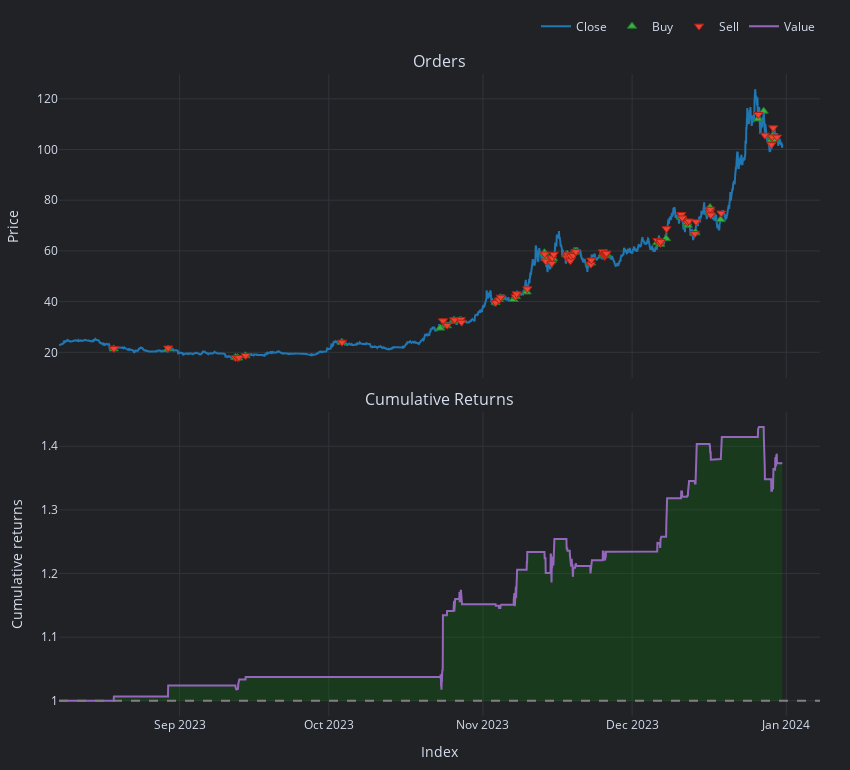

The code cell stored with this chart in its notebook:
### Code cell
def backtest(close, signal):
    entries = signal == 1
    exits = signal == 0
    pf = vbt.Portfolio.from_signals(
        close=close, 
        long_entries=entries, 
        long_exits=exits,
        size=100,
        size_type='value',
        # accumulate=True,
        init_cash='auto'
    )
    pf.plot({"orders", "cum_returns"}, settings=dict(bm_returns=False)).show()
    print(pf.stats())
df_split = data[train_length:]
backtest(df_split.Close, df_split.predicted_signal)

### Figure 1 — Plotly figure (JSON) as saved in the notebook; plotly's stock layout.template omitted (floating-point values rounded to 4 significant figures; data arrays with more than 128 entries replaced by an {"elided": "..."} marker saying what was removed)
{"data": [{"legendgroup": "0", "line": {"color": "#1f77b4"}, "mode": "lines", "name": "Close", "showlegend": true, "type": "scatter", "uid": "0c1ac28a-c4d3-43b0-80d8-52ccbaae9854", "x": {"elided": "3492 str values"}, "xaxis": "x", "y": {"elided": "3492 float values"}, "yaxis": "y"}, {"customdata": {"elided": "61x9 mixed values"}, "hovertemplate": "<br>Order Id: %{customdata[0]}\n<br>Signal Index: %{customdata[1]}\n<br>Creation Index: %{customdata[2]}\n<br>Fill Index: %{customdata[3]}\n<br>Size: %{customdata[4]:,}\n<br>Price: %{customdata[5]:,}\n<br>Fees: %{customdata[6]:,}\n<br>Type: %{customdata[7]}\n<br>Stop Type: %{customdata[8]}", "marker": {"color": "#37B13F", "line": {"color": "rgb(38,123,44)", "width": 1}, "size": 8, "symbol": "triangle-up"}, "mode": "markers", "name": "Buy", "type": "scatter", "uid": "95bfcdaf-e474-47cd-bb7f-eb05358d45f4", "x": ["2023-08-18T18:00:00", "2023-08-29T16:00:00", "2023-09-12T05:00:00", "2023-09-12T15:00:00", "2023-09-12T18:00:00", "2023-09-14T06:00:00", "2023-10-03T15:00:00", "2023-10-23T10:00:00", "2023-10-24T18:00:00", "2023-10-26T02:00:00", "2023-10-26T05:00:00", "2023-10-27T06:00:00", "2023-10-27T14:00:00", "2023-11-03T13:00:00", "2023-11-04T05:00:00", "2023-11-04T12:00:00", "2023-11-07T04:00:00", "2023-11-07T15:00:00", "2023-11-09T19:00:00", "2023-11-13T09:00:00", "2023-11-13T14:00:00", "2023-11-14T14:00:00", "2023-11-14T16:00:00", "2023-11-14T22:00:00", "2023-11-15T02:00:00", "2023-11-17T19:00:00", "2023-11-17T23:00:00", "2023-11-18T11:00:00", "2023-11-18T16:00:00", "2023-11-18T18:00:00", "2023-11-19T13:00:00", "2023-11-19T15:00:00", "2023-11-22T14:00:00", "2023-11-22T18:00:00", "2023-11-25T02:00:00", "2023-11-25T04:00:00", "2023-11-25T10:00:00", "2023-11-25T13:00:00", "2023-11-25T15:00:00", "2023-11-25T17:00:00", "2023-11-25T19:00:00", "2023-12-06T01:00:00", "2023-12-06T13:00:00", "2023-12-06T16:00:00", "2023-12-07T20:00:00", "2023-12-10T20:00:00", "2023-12-11T01:00:00", "2023-12-12T01:00:00", "2023-12-12T05:00:00", "2023-12-13T14:00:00", "2023-12-13T18:00:00", "2023-12-16T14:00:00", "2023-12-16T16:00:00", "2023-12-16T19:00:00", "2023-12-18T19:00:00", "2023-12-26T07:00:00", "2023-12-27T11:00:00", "2023-12-28T23:00:00", "2023-12-29T03:00:00", "2023-12-29T05:00:00", "2023-12-29T17:00:00"], "xaxis": "x", "y": [21.36, 21.32, 18.03, 17.97, 17.71, 18.66, 23.98, 29.56, 30.47, 32.24, 32.75, 32.52, 32.6, 39.72, 40.84, 41.55, 40.84, 41.98, 43.82, 59.32, 57.36, 55.74, 56.27, 56.36, 57.01, 58.45, 58.7, 57.47, 57.99, 58.36, 59.52, 59.78, 55.25, 55.29, 58.82, 58.85, 58.43, 58.14, 58.4, 58.58, 59.02, 63.23, 63.37, 62.66, 64.84, 73.55, 73.64, 71.19, 70.1, 67.1, 67.33, 75.67, 77.17, 75.08, 72.33, 112.1, 115.1, 103.8, 104.7, 105.3, 103.9], "yaxis": "y"}, {"customdata": {"elided": "61x9 mixed values"}, "hovertemplate": "<br>Order Id: %{customdata[0]}\n<br>Signal Index: %{customdata[1]}\n<br>Creation Index: %{customdata[2]}\n<br>Fill Index: %{customdata[3]}\n<br>Size: %{customdata[4]:,}\n<br>Price: %{customdata[5]:,}\n<br>Fees: %{customdata[6]:,}\n<br>Type: %{customdata[7]}\n<br>Stop Type: %{customdata[8]}", "marker": {"color": "#EA4335", "line": {"color": "rgb(181,31,18)", "width": 1}, "size": 8, "symbol": "triangle-down"}, "mode": "markers", "name": "Sell", "type": "scatter", "uid": "5082f307-1833-4b7d-a024-adabb77e1a68", "x": ["2023-08-18T19:00:00", "2023-08-29T17:00:00", "2023-09-12T07:00:00", "2023-09-12T16:00:00", "2023-09-12T22:00:00", "2023-09-14T07:00:00", "2023-10-03T16:00:00", "2023-10-23T23:00:00", "2023-10-24T19:00:00", "2023-10-26T04:00:00", "2023-10-26T08:00:00", "2023-10-27T13:00:00", "2023-10-27T17:00:00", "2023-11-03T14:00:00", "2023-11-04T06:00:00", "2023-11-04T14:00:00", "2023-11-07T14:00:00", "2023-11-07T18:00:00", "2023-11-09T22:00:00", "2023-11-13T10:00:00", "2023-11-13T15:00:00", "2023-11-14T15:00:00", "2023-11-14T20:00:00", "2023-11-14T23:00:00", "2023-11-15T06:00:00", "2023-11-17T20:00:00", "2023-11-18T00:00:00", "2023-11-18T14:00:00", "2023-11-18T17:00:00", "2023-11-19T04:00:00", "2023-11-19T14:00:00", "2023-11-19T17:00:00", "2023-11-22T17:00:00", "2023-11-22T19:00:00", "2023-11-25T03:00:00", "2023-11-25T08:00:00", "2023-11-25T12:00:00", "2023-11-25T14:00:00", "2023-11-25T16:00:00", "2023-11-25T18:00:00", "2023-11-25T20:00:00", "2023-12-06T02:00:00", "2023-12-06T15:00:00", "2023-12-06T18:00:00", "2023-12-07T22:00:00", "2023-12-10T21:00:00", "2023-12-11T02:00:00", "2023-12-12T04:00:00", "2023-12-12T10:00:00", "2023-12-13T15:00:00", "2023-12-13T21:00:00", "2023-12-16T15:00:00", "2023-12-16T17:00:00", "2023-12-16T20:00:00", "2023-12-18T22:00:00", "2023-12-26T09:00:00", "2023-12-27T17:00:00", "2023-12-29T00:00:00", "2023-12-29T04:00:00", "2023-12-29T09:00:00", "2023-12-30T03:00:00"], "xaxis": "x", "y": [21.5, 21.69, 17.92, 17.99, 17.98, 18.73, 23.98, 32.44, 30.68, 32.76, 32.84, 32.95, 31.9, 39.63, 40.7, 41.75, 42.02, 43.08, 45.04, 58.75, 56.03, 57.36, 55.13, 57.22, 58.66, 57.59, 58.49, 56.14, 57.91, 58.25, 59.72, 59.73, 54.69, 56.37, 59.62, 58.62, 57.83, 58.35, 58.55, 59.01, 59.05, 64.08, 62.95, 63.68, 68.76, 74.34, 73.01, 71.23, 71.8, 66.83, 71.5, 75.41, 76.43, 74.21, 74.93, 113.8, 105.7, 101.9, 105.0, 108.6, 104.9], "yaxis": "y"}, {"hoverinfo": "skip", "line": {"color": "rgba(0, 0, 0, 0)", "width": 0}, "mode": "lines", "opacity": 0, "showlegend": false, "type": "scatter", "uid": "59a9265e-e07a-4d24-b43f-ba628fd04d13", "x": {"elided": "3492 str values"}, "xaxis": "x2", "y": {"elided": "3492 int values"}, "yaxis": "y2"}, {"connectgaps": false, "fill": "tonexty", "fillcolor": "rgba(0, 128, 0, 0.25)", "hoverinfo": "skip", "line": {"color": "rgba(0, 0, 0, 0)", "width": 0}, "mode": "lines", "opacity": 0, "showlegend": false, "type": "scatter", "uid": "50a60400-7a29-4078-8aa0-b660144159c8", "x": {"elided": "3492 str values"}, "xaxis": "x2", "y": {"elided": "3492 float values"}, "yaxis": "y2"}, {"legendgroup": "1", "line": {"color": "#9467bd"}, "mode": "lines", "name": "Value", "showlegend": true, "type": "scatter", "uid": "59a40b59-9b09-47af-98f5-22e2b1782825", "x": {"elided": "3492 str values"}, "xaxis": "x2", "y": {"elided": "3492 float values"}, "yaxis": "y2"}, {"hoverinfo": "skip", "line": {"color": "rgba(0, 0, 0, 0)", "width": 0}, "mode": "lines", "opacity": 0, "showlegend": false, "type": "scatter", "uid": "28fa82b0-f78a-43f7-b31b-d41a5ff6b06b", "x": {"elided": "3492 str values"}, "xaxis": "x2", "y": {"elided": "3492 int values"}, "yaxis": "y2"}], "layout": {"annotations": [{"font": {"size": 16}, "showarrow": false, "text": "Orders", "x": 0.5, "xanchor": "center", "xref": "paper", "y": 1, "yanchor": "bottom", "yref": "paper"}, {"font": {"size": 16}, "showarrow": false, "text": "Cumulative Returns", "x": 0.5, "xanchor": "center", "xref": "paper", "y": 0.474, "yanchor": "bottom", "yref": "paper"}], "height": 770, "legend": {"orientation": "h", "traceorder": "normal", "x": 1, "xanchor": "right", "y": 1.052, "yanchor": "bottom"}, "margin": {"b": 30, "l": 30, "r": 30, "t": 30}, "shapes": [{"line": {"color": "gray", "dash": "dash"}, "type": "line", "x0": 0, "x1": 1, "xref": "paper", "y0": 1, "y1": 1, "yref": "y2"}], "showlegend": true, "width": 850, "xaxis": {"anchor": "y", "domain": [0, 1], "matches": "x2", "showticklabels": false}, "xaxis2": {"anchor": "y2", "domain": [0, 1], "title": {"text": "Index"}}, "yaxis": {"anchor": "x", "domain": [0.526, 1], "title": {"text": "Price"}}, "yaxis2": {"anchor": "x2", "domain": [0, 0.474], "title": {"text": "Cumulative returns"}}}}
